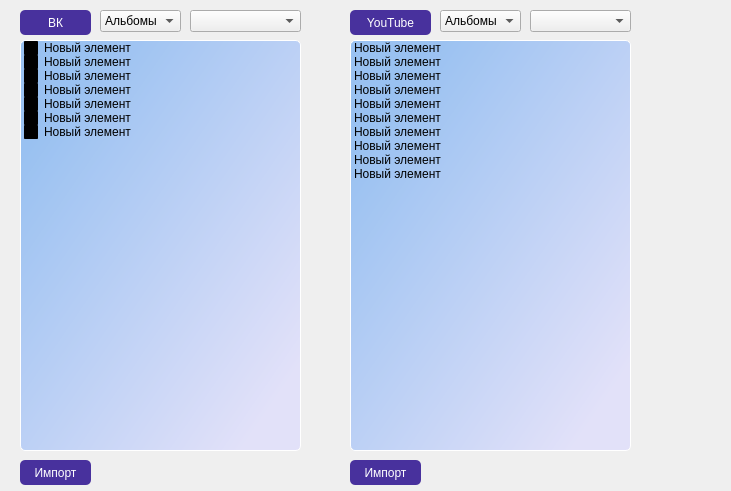
<?xml version="1.0" encoding="UTF-8"?>
<ui version="4.0">
 <class>Main_page</class>
 <widget class="QWidget" name="Main_page">
  <property name="geometry">
   <rect>
    <x>0</x>
    <y>0</y>
    <width>731</width>
    <height>491</height>
   </rect>
  </property>
  <property name="windowTitle">
   <string>Form</string>
  </property>
  <widget class="QPushButton" name="VK_getAllAlboms">
   <property name="geometry">
    <rect>
     <x>20</x>
     <y>10</y>
     <width>71</width>
     <height>25</height>
    </rect>
   </property>
   <property name="contextMenuPolicy">
    <enum>Qt::NoContextMenu</enum>
   </property>
   <property name="styleSheet">
    <string notr="true">QPushButton {
	background-color: rgb(72, 49, 157);
	border-radius: 5px;
	color: rgb(255, 255, 255);

}

QPushButton:hover {
	background-color: rgba(102, 64, 191, 169);
	border-radius: 5px;
	color: rgb(255, 255, 255);
	
}
</string>
   </property>
   <property name="text">
    <string>ВК</string>
   </property>
  </widget>
  <widget class="QPushButton" name="YouTube_getAllAlboms">
   <property name="geometry">
    <rect>
     <x>350</x>
     <y>10</y>
     <width>81</width>
     <height>25</height>
    </rect>
   </property>
   <property name="contextMenuPolicy">
    <enum>Qt::NoContextMenu</enum>
   </property>
   <property name="styleSheet">
    <string notr="true">QPushButton {
	background-color: rgb(72, 49, 157);
	border-radius: 5px;
	color: rgb(255, 255, 255);

}

QPushButton:hover {
	background-color: rgba(102, 64, 191, 169);
	border-radius: 5px;
	color: rgb(255, 255, 255);
	
}
</string>
   </property>
   <property name="text">
    <string>YouTube</string>
   </property>
  </widget>
  <widget class="QComboBox" name="VK_main_playists">
   <property name="geometry">
    <rect>
     <x>190</x>
     <y>10</y>
     <width>111</width>
     <height>22</height>
    </rect>
   </property>
  </widget>
  <widget class="QListWidget" name="YouTube_main_list_item">
   <property name="geometry">
    <rect>
     <x>350</x>
     <y>40</y>
     <width>281</width>
     <height>411</height>
    </rect>
   </property>
   <property name="styleSheet">
    <string notr="true">border: 1px solid #ffffff;
border-radius: 5px;
background-color: qlineargradient(spread:pad, x1:0, y1:0, x2:1, y2:1, stop:0.140704 rgba(153, 193, 241, 255), stop:0.894472 rgba(226, 225, 249, 255));</string>
   </property>
   <item>
    <property name="text">
     <string>Новый элемент</string>
    </property>
   </item>
   <item>
    <property name="text">
     <string>Новый элемент</string>
    </property>
   </item>
   <item>
    <property name="text">
     <string>Новый элемент</string>
    </property>
   </item>
   <item>
    <property name="text">
     <string>Новый элемент</string>
    </property>
   </item>
   <item>
    <property name="text">
     <string>Новый элемент</string>
    </property>
   </item>
   <item>
    <property name="text">
     <string>Новый элемент</string>
    </property>
   </item>
   <item>
    <property name="text">
     <string>Новый элемент</string>
    </property>
   </item>
   <item>
    <property name="text">
     <string>Новый элемент</string>
    </property>
   </item>
   <item>
    <property name="text">
     <string>Новый элемент</string>
    </property>
   </item>
   <item>
    <property name="text">
     <string>Новый элемент</string>
    </property>
   </item>
  </widget>
  <widget class="QListWidget" name="VK_main_list_item">
   <property name="geometry">
    <rect>
     <x>20</x>
     <y>40</y>
     <width>281</width>
     <height>411</height>
    </rect>
   </property>
   <property name="styleSheet">
    <string notr="true">border: 1px solid #ffffff;
border-radius: 5px;
background-color: qlineargradient(spread:pad, x1:0, y1:0, x2:1, y2:1, stop:0.140704 rgba(153, 193, 241, 255), stop:0.894472 rgba(226, 225, 249, 255));</string>
   </property>
   <item>
    <property name="text">
     <string>Новый элемент</string>
    </property>
    <property name="checkState">
     <enum>Checked</enum>
    </property>
    <property name="flags">
     <set>ItemIsSelectable|ItemIsDragEnabled|ItemIsDropEnabled|ItemIsUserCheckable|ItemIsEnabled</set>
    </property>
   </item>
   <item>
    <property name="text">
     <string>Новый элемент</string>
    </property>
    <property name="checkState">
     <enum>Checked</enum>
    </property>
   </item>
   <item>
    <property name="text">
     <string>Новый элемент</string>
    </property>
    <property name="checkState">
     <enum>Checked</enum>
    </property>
   </item>
   <item>
    <property name="text">
     <string>Новый элемент</string>
    </property>
    <property name="checkState">
     <enum>Checked</enum>
    </property>
   </item>
   <item>
    <property name="text">
     <string>Новый элемент</string>
    </property>
    <property name="checkState">
     <enum>Checked</enum>
    </property>
   </item>
   <item>
    <property name="text">
     <string>Новый элемент</string>
    </property>
    <property name="checkState">
     <enum>Checked</enum>
    </property>
   </item>
   <item>
    <property name="text">
     <string>Новый элемент</string>
    </property>
    <property name="checkState">
     <enum>Checked</enum>
    </property>
   </item>
  </widget>
  <widget class="QComboBox" name="YouTube_main_playists">
   <property name="geometry">
    <rect>
     <x>530</x>
     <y>10</y>
     <width>101</width>
     <height>22</height>
    </rect>
   </property>
   <property name="editable">
    <bool>false</bool>
   </property>
  </widget>
  <widget class="QComboBox" name="VK_main_type_request">
   <property name="geometry">
    <rect>
     <x>100</x>
     <y>10</y>
     <width>81</width>
     <height>22</height>
    </rect>
   </property>
   <item>
    <property name="text">
     <string>Альбомы</string>
    </property>
   </item>
   <item>
    <property name="text">
     <string>Видео</string>
    </property>
   </item>
  </widget>
  <widget class="QComboBox" name="YouTube_main_type_request">
   <property name="geometry">
    <rect>
     <x>440</x>
     <y>10</y>
     <width>81</width>
     <height>22</height>
    </rect>
   </property>
   <item>
    <property name="text">
     <string>Альбомы</string>
    </property>
   </item>
   <item>
    <property name="text">
     <string>Видео</string>
    </property>
   </item>
  </widget>
  <widget class="QPushButton" name="YouTube_main_import_items">
   <property name="geometry">
    <rect>
     <x>350</x>
     <y>460</y>
     <width>71</width>
     <height>25</height>
    </rect>
   </property>
   <property name="contextMenuPolicy">
    <enum>Qt::NoContextMenu</enum>
   </property>
   <property name="styleSheet">
    <string notr="true">QPushButton {
	background-color: rgb(72, 49, 157);
	border-radius: 5px;
	color: rgb(255, 255, 255);

}

QPushButton:hover {
	background-color: rgba(102, 64, 191, 169);
	border-radius: 5px;
	color: rgb(255, 255, 255);
	
}
</string>
   </property>
   <property name="text">
    <string>Импорт</string>
   </property>
  </widget>
  <widget class="QPushButton" name="VK_main_import_items">
   <property name="geometry">
    <rect>
     <x>20</x>
     <y>460</y>
     <width>71</width>
     <height>25</height>
    </rect>
   </property>
   <property name="contextMenuPolicy">
    <enum>Qt::NoContextMenu</enum>
   </property>
   <property name="styleSheet">
    <string notr="true">QPushButton {
	background-color: rgb(72, 49, 157);
	border-radius: 5px;
	color: rgb(255, 255, 255);

}

QPushButton:hover {
	background-color: rgba(102, 64, 191, 169);
	border-radius: 5px;
	color: rgb(255, 255, 255);
	
}
</string>
   </property>
   <property name="text">
    <string>Импорт</string>
   </property>
  </widget>
 </widget>
 <resources/>
 <connections/>
</ui>
